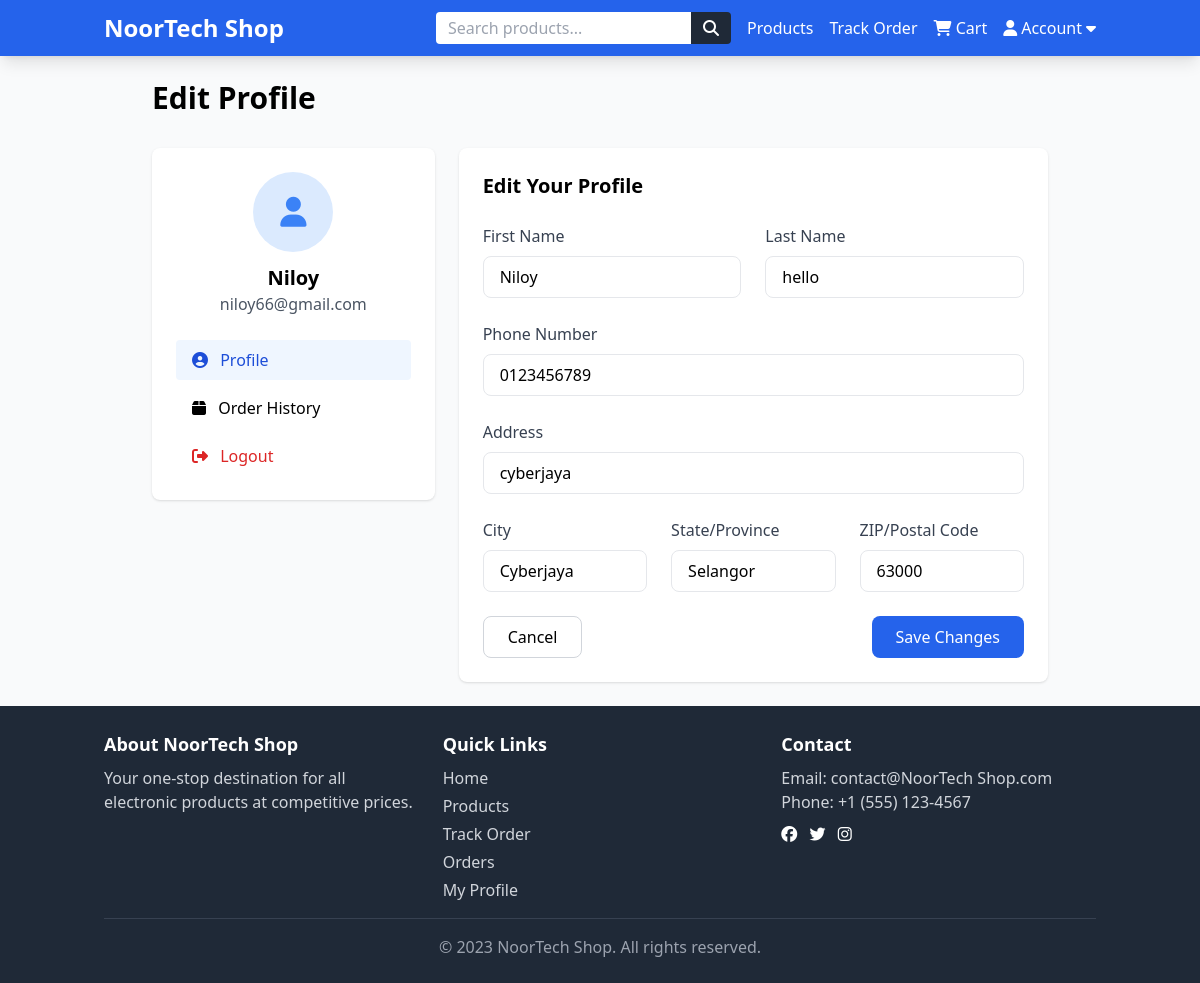
/profile/edit (signed in), run on the app's committed database.
### tables this page shows
CREATE TABLE users (
            id INTEGER PRIMARY KEY AUTOINCREMENT,
            username TEXT UNIQUE NOT NULL,
            email TEXT UNIQUE NOT NULL,
            password_hash TEXT NOT NULL
        );

CREATE TABLE user_profiles (
            id INTEGER PRIMARY KEY AUTOINCREMENT,
            user_id INTEGER UNIQUE,
            first_name TEXT,
            last_name TEXT,
            address TEXT,
            city TEXT,
            state TEXT,
            zip TEXT,
            phone TEXT,
            FOREIGN KEY (user_id) REFERENCES users (id)
        );

### app.py (the view, shortened to what this page needs)
@app.route('/profile/edit', methods=['GET', 'POST'])
@login_required
def edit_profile():
    return render_template('edit_profile.html')

### app.py (called while the page is built)
def get_db_connection():
    conn = sqlite3.connect(app.config['DATABASE'])
    conn.row_factory = sqlite3.Row
    return conn

@login_manager.user_loader
def load_user(user_id):
    conn = get_db_connection()
    user_data = conn.execute('SELECT * FROM users WHERE id = ?', (user_id,)).fetchone()
    if user_data is None:
        conn.close()
        return None
    profile_data = conn.execute('SELECT * FROM user_profiles WHERE user_id = ?', (user_id,)).fetchone()
    conn.close()
    profile = dict(profile_data) if profile_data else None
    return User(
        id=user_data['id'],
        username=user_data['username'],
        email=user_data['email'],
        password_hash=user_data['password_hash'],
        profile=profile
    )

### templates/edit_profile.html (shortened to what this page needs)
{% extends "base.html" %}
{% block content %}
    <div class="max-w-4xl mx-auto">
        <h1 class="text-3xl font-bold mb-8">Edit Profile</h1>
        <div class="grid grid-cols-1 md:grid-cols-3 gap-6">
            <div>
                <div class="bg-white p-6 rounded-lg shadow mb-6">
                    <div class="text-center mb-6">
                        <div class="inline-flex items-center justify-center w-20 h-20 rounded-full bg-blue-100 text-blue-500 text-3xl mb-3">
                            <i class="fas fa-user"></i>
                        </div>
                        <h2 class="text-xl font-semibold">{{ current_user.username }}</h2>
                        <p class="text-gray-600">{{ current_user.email }}</p>
                    </div>
                    <nav class="space-y-2">
                        <a href="{{ url_for('view_profile') }}"
                           class="block py-2 px-4 rounded bg-blue-50 text-blue-700 font-medium">
                            <i class="fas fa-user-circle mr-2"></i> Profile
                        </a>
                        <a href="{{ url_for('order_history') }}"
                           class="block py-2 px-4 rounded hover:bg-gray-50 transition duration-150">
                            <i class="fas fa-box mr-2"></i> Order History
                        </a>
                        <a href="{{ url_for('logout') }}"
                           class="block py-2 px-4 rounded hover:bg-gray-50 transition duration-150 text-red-600">
                            <i class="fas fa-sign-out-alt mr-2"></i> Logout
                        </a>
                    </nav>
                </div>
            </div>
            <div class="md:col-span-2">
                <div class="bg-white p-6 rounded-lg shadow">
                    <h2 class="text-xl font-semibold mb-6">Edit Your Profile</h2>
                    <form method="post" action="{{ url_for('edit_profile') }}">
                        <div class="grid grid-cols-1 md:grid-cols-2 gap-6 mb-6">
                            <div>
                                <label for="first_name" class="block text-gray-700 mb-2">First Name</label>
                                <input type="text" id="first_name" name="first_name" required
                                       value="{{ current_user.profile.first_name if current_user.profile else '' }}"
                                       class="w-full px-4 py-2 border rounded-lg focus:outline-none focus:ring-2 focus:ring-blue-600">
                            </div>
                            <div>
                                <label for="last_name" class="block text-gray-700 mb-2">Last Name</label>
                                <input type="text" id="last_name" name="last_name" required
                                       value="{{ current_user.profile.last_name if current_user.profile else '' }}"
                                       class="w-full px-4 py-2 border rounded-lg focus:outline-none focus:ring-2 focus:ring-blue-600">
                            </div>
                        </div>
                        <div class="mb-6">
                            <label for="phone" class="block text-gray-700 mb-2">Phone Number</label>
                            <input type="tel" id="phone" name="phone" required
                                   value="{{ current_user.profile.phone if current_user.profile else '' }}"
                                   class="w-full px-4 py-2 border rounded-lg focus:outline-none focus:ring-2 focus:ring-blue-600">
                        </div>
                        <div class="mb-6">
                            <label for="address" class="block text-gray-700 mb-2">Address</label>
                            <input type="text" id="address" name="address" required
                                   value="{{ current_user.profile.address if current_user.profile else '' }}"
                                   class="w-full px-4 py-2 border rounded-lg focus:outline-none focus:ring-2 focus:ring-blue-600">
                        </div>
                        <div class="grid grid-cols-2 md:grid-cols-3 gap-6 mb-6">
                            <div class="col-span-2 md:col-span-1">
                                <label for="city" class="block text-gray-700 mb-2">City</label>
                                <input type="text" id="city" name="city" required
                                       value="{{ current_user.profile.city if current_user.profile else '' }}"
                                       class="w-full px-4 py-2 border rounded-lg focus:outline-none focus:ring-2 focus:ring-blue-600">
                            </div>
                            <div>
                                <label for="state" class="block text-gray-700 mb-2">State/Province</label>
                                <input type="text" id="state" name="state" required
                                       value="{{ current_user.profile.state if current_user.profile else '' }}"
                                       class="w-full px-4 py-2 border rounded-lg focus:outline-none focus:ring-2 focus:ring-blue-600">
                            </div>
                            <div>
                                <label for="zip" class="block text-gray-700 mb-2">ZIP/Postal Code</label>
                                <input type="text" id="zip" name="zip" required
                                       value="{{ current_user.profile.zip if current_user.profile else '' }}"
                                       class="w-full px-4 py-2 border rounded-lg focus:outline-none focus:ring-2 focus:ring-blue-600">
                            </div>
                        </div>
                        <div class="flex justify-between">
                            <a href="{{ url_for('view_profile') }}" class="px-6 py-2 border border-gray-300 rounded-lg hover:bg-gray-50 transition duration-150">
                                Cancel
                            </a>
                            <button type="submit"
                                    class="bg-blue-600 text-white px-6 py-2 rounded-lg hover:bg-blue-700 transition duration-150">
                                Save Changes
                            </button>
                        </div>
                    </form>
                </div>
            </div>
        </div>
    </div>
{% endblock %}

### data on the page
users: username "Niloy", email "niloy66@gmail.com"
user_profiles: first_name "Niloy", last_name "hello", phone "0123456789", address "cyberjaya", city "Cyberjaya", state "Selangor", zip "63000"

### other printed values
{{ now.year if now else '2023' }} "2023"
